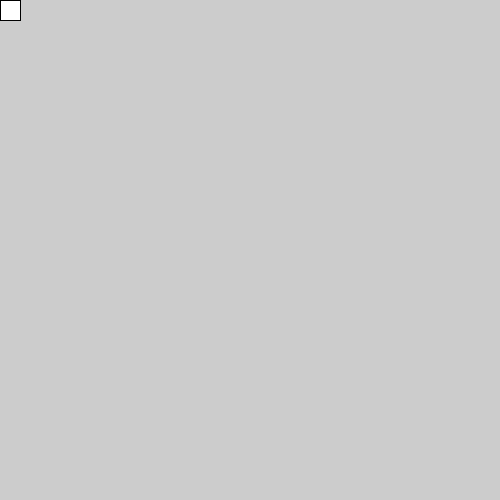
Frame 1 (no input)
Frame 60 (the mouse pressed at the canvas centre just before this capture): identical to frame 1, image omitted
Frame 120 (the mouse held since frame 60 and released just before this capture): identical to frame 1, image omitted

The Processing sketch that drew this single still picture (run headless with seeded random() and noise(); from frame 60 on, the mouse is pressed at the canvas centre):

// Processing sketch: Eksamensprojekt___DDU
// ── Eksamensprojekt___DDU.pde
Spiller s = new Spiller();


void setup(){
size(500,500);
}

void draw(){
s.tegnSpiller();
s.bevagSpiller();
//s.bevagSpillerPress();

}

void keyPressed(){
s.bevagSpillerPress();
}

void keyReleased(){
s.bevagSpillerRelease();
}

// ── Spiller.pde
class Spiller {
  int xPos;
  int yPos;
  int xSpeed;
  int ySpeed;

  boolean left = false;
  boolean right = false;

  void tegnSpiller() {
    rect(xPos, yPos, 20, 20);
  }

  void bevagSpiller() {
    if (left) xPos=xPos-5;
    else xPos = xPos + 0;   if (right) xPos=xPos+5;
    else xPos = xPos + 0;
  }

  void bevagSpillerPress() {
    if (keyPressed && keyCode == LEFT) {
      left = true;
    } 
    if (keyPressed && keyCode == RIGHT) {
      right = true;
    }
  }

  void bevagSpillerRelease() {
    if (keyPressed && keyCode == LEFT) {
      left = false;
    } 
    if (keyPressed && keyCode == RIGHT) {
      right = false;
    }
  }
}
